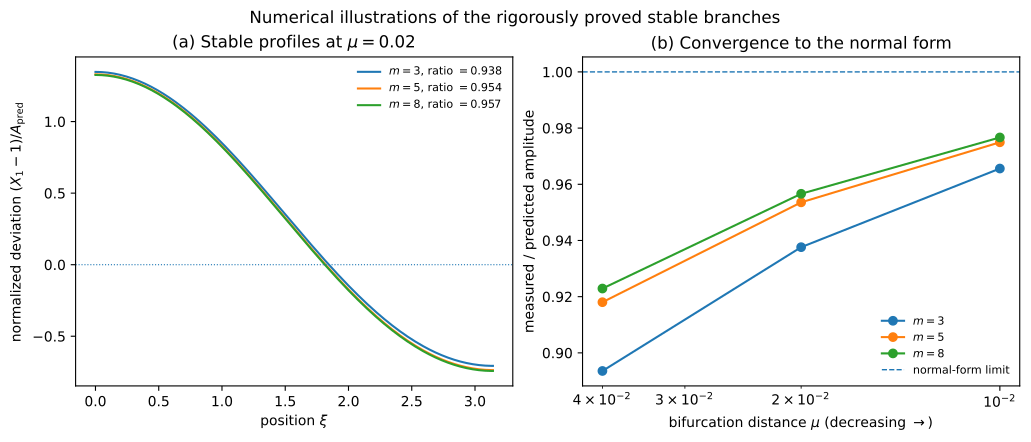

Reproduce this figure in Python.
#!/usr/bin/env python3
from pathlib import Path
import json
import pandas as pd
import matplotlib.pyplot as plt
plt.rcParams.update({'pdf.fonttype': 42, 'ps.fonttype': 42})
ROOT=Path(__file__).resolve().parents[1]
DATA=ROOT/'data'/'simulations'
fig,(ax1,ax2)=plt.subplots(1,2,figsize=(10.2,4.3),constrained_layout=True)
for m in (3,5,8):
    p=DATA/f'profile_m{m}_mu0p02_K32_spatial-fine.csv'
    if not p.exists():
        candidates=sorted(DATA.glob(f'profile_m{m}_mu0p02_K*_*.csv'))
        if not candidates: continue
        preferred=[q for q in candidates if 'spatial-fine' in q.name]
        p=preferred[-1] if preferred else candidates[-1]
    df=pd.read_csv(p)
    meta_path=DATA/p.name.replace('profile_','parameters_').replace('.csv','.json')
    meta=json.load(open(meta_path))
    pred=meta['predicted_amplitude']; meas=abs(meta['measured_amplitude'])
    ax1.plot(df['x'],(df['X1']-1)/pred,label=fr'$m={m}$, ratio $={meas/pred:.3f}$')
ax1.axhline(0,linestyle=':',linewidth=.8)
ax1.set_xlabel(r'position $\xi$')
ax1.set_ylabel(r'normalized deviation $(X_1-1)/A_{\rm pred}$')
ax1.set_title(r'(a) Stable profiles at $\mu=0.02$')
ax1.legend(frameon=False,fontsize=8)

amp=pd.read_csv(ROOT/'data'/'branch_amplitudes.csv')
amp=amp[(amp.modes==16)&(amp.precision=='base')]
for m,g in amp.groupby('m'):
    g=g.sort_values('mu')
    ratio=g.measured_amplitude/g.predicted_amplitude
    ax2.plot(g.mu,ratio,'o-',label=fr'$m={int(m)}$')
ax2.axhline(1,linestyle='--',linewidth=1,label='normal-form limit')
ax2.set_xscale('log')
ax2.invert_xaxis()
ax2.set_xlabel(r'bifurcation distance $\mu$ (decreasing $\rightarrow$)')
ax2.set_ylabel(r'measured / predicted amplitude')
ax2.set_title('(b) Convergence to the normal form')
ax2.legend(frameon=False,fontsize=8)
fig.suptitle('Numerical illustrations of the rigorously proved stable branches')
fig.savefig(ROOT/'figures'/'stable_profiles.pdf',bbox_inches='tight')
fig.savefig(ROOT/'figures'/'stable_profiles.png',dpi=180,bbox_inches='tight')
